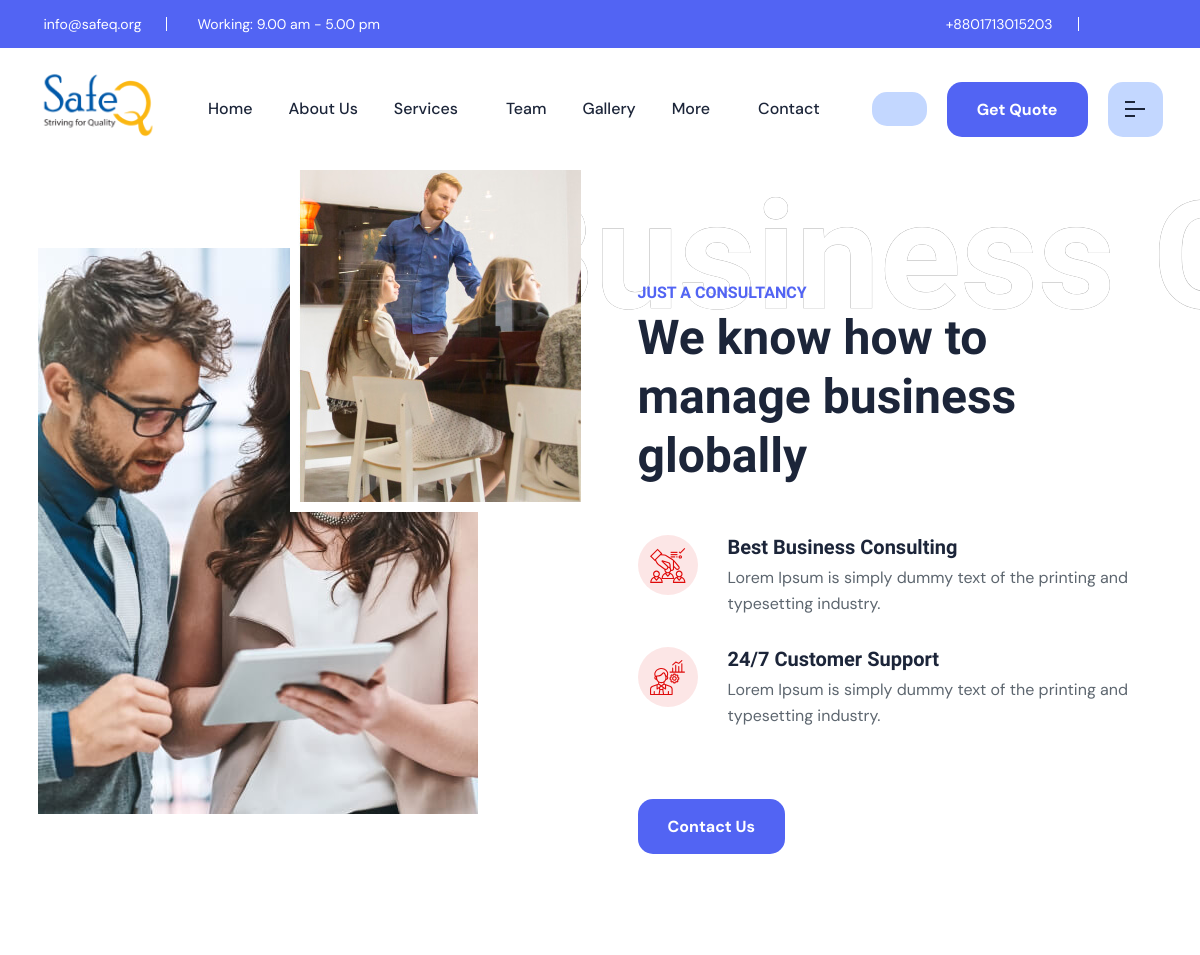
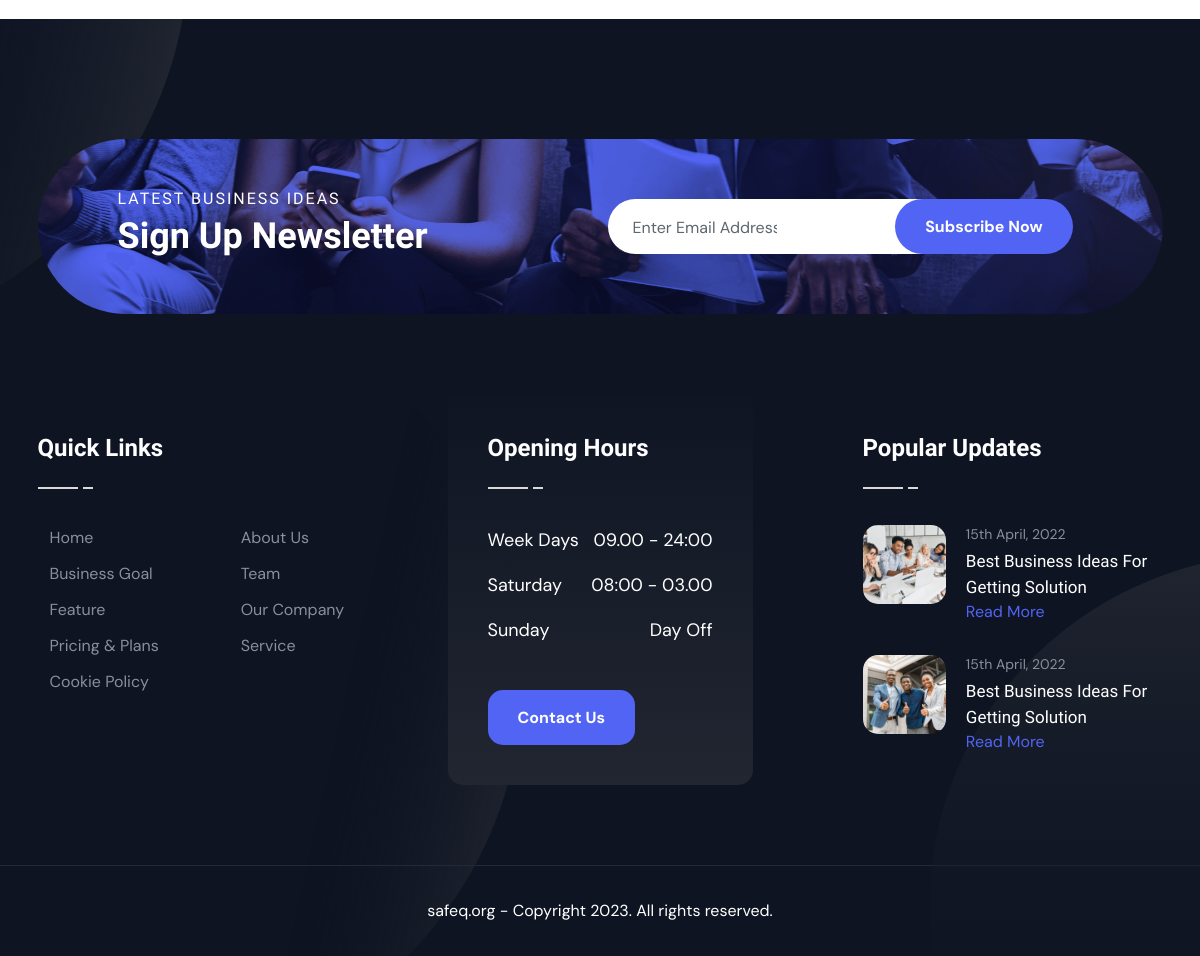
/business-goal/, run on the app's committed database (2 pictures, top to bottom).
### setting/models.py (models this page shows, shortened)
class Setting(models.Model):
    email = models.CharField(max_length=100, unique=True, blank=False)
    working_time = models.CharField(max_length=100,blank=False)
    phone = models.CharField(max_length=100, unique=True, blank=False)
    facebook = models.URLField(max_length=100, unique=True, blank=False)
    twitter = models.URLField(max_length=100, unique=True, blank=False)
    instagram = models.URLField(max_length=100, unique=True, blank=False)
    linkedin = models.URLField(max_length=100, unique=True, blank=False)
    weblink = models.URLField(max_length=100, unique=True, blank=False)
    logo_img = models.ImageField(upload_to='settings/',blank=False)
    descriptions = models.TextField(max_length=700, blank=True, null=True)

### business_goal/models.py (models this page shows)
class BusinessGoal(models.Model):
    img = models.ImageField(upload_to='businessGoal/img/',blank=False)
    small_img = models.ImageField(upload_to='businessGoal/on_img/',blank=False)
    pre_title = models.CharField(max_length=200,blank=False)
    title = models.CharField(max_length=200,blank=False)
    support_title_1 = models.CharField(max_length=200,blank=False)
    description_1 = models.TextField(max_length=700,blank=False)
    support_title_2 = models.CharField(max_length=200,blank=False)
    description_2 = models.TextField(max_length=700,blank=False)

### business_goal/views.py (the view)
# urls.py: path('',views.BusinessGoalView.as_view(), name="business_goal"),
class BusinessGoalView(TemplateView):
    template_name = "business_goal/business_goal.html"
    def get_context_data(self, **kwargs):
        context = super().get_context_data(**kwargs)
        context['goals'] = BusinessGoal.objects.order_by('id')[:1]
        context['settings'] = Setting.objects.all().order_by('id')[:1]
        return context

### templates/business_goal/business_goal.html (shortened to what this page needs)
{% extends 'base/base.html' %}
{% block body %}
{% load static %}
<br><br><br>
<div class="rts-business-goal mt--0 rts-section-gapBottom">
    <div class="container">
        {% for goal in goals %}
        <div class="row">
            <div class="col-lg-6">
                <div class="business-goal-one">
                    <img src="{{ goal.img.url }}" alt="Business_Goal">
                    <img class="small" src="{{ goal.small_img.url }}" alt="Business_Goal">
                </div>
            </div>
            <div class="col-lg-6 mt--35 mt_md--70 mt_sm--70">
                <div class="business-goal-right">
                    <div class="rts-title-area business text-start pl--30">
                        <p class="pre-title">{{ goal.pre_title }}</p>
                        <h2 class="title">{{ goal.title }}</h2>
                    </div>
                    <div class="rts-business-goal pl--30">
                        <div class="single-goal">
                            <img src="{% static 'images/business-goal/icon/01.svg' %}" alt="business_Icone" class="thumb">
                            <div class="goal-wrapper">
                                <h6 class="title">{{ goal.support_title_1 }}</h6>
                                <p class="disc">{{ goal.description_1 }}</p>
                            </div>
                        </div>
                        <div class="single-goal">
                            <img src="{% static 'images/business-goal/icon/02.svg' %}" alt="business_Icone" class="thumb">
                            <div class="goal-wrapper">
                                <h6 class="title">{{ goal.support_title_2 }}</h6>
                                <p class="disc">{{ goal.description_2 }}</p>
                            </div>
                        </div>
                        <div class="goal-button-wrapper mt--70">
                            <a href="#" class="rts-btn btn-primary color-h-black">Contact Us</a>
                        </div>
                    </div>
                </div>
            </div>
        </div>
        {% endfor %}
    </div>
</div>
{% endblock %}

### templates/base/base.html (shortened to what this page needs)
{% load static %}
<!DOCTYPE html>
<html lang="en">
<head>
    <link rel="stylesheet" href="{% static 'css/plugins/swiper.min.css' %}">
    <link rel="stylesheet" href="{% static 'css/plugins/fontawesome-5.css' %}">
    <link rel="stylesheet" href="{% static 'css/plugins/animate.min.css' %}">
    <link rel="stylesheet" href="{% static 'css/plugins/unicons.css' %}">
    <link rel="stylesheet" href="{% static 'css/vendor/bootstrap.min.css' %}">
    <link rel="stylesheet" href="{% static 'css/style.css' %}">
</head>
<body>
    <header class="header--sticky header-one ">
        <div class="header-top header-top-one bg-1">
            <div class="container">
                {% for setting in settings %}
                <div class="row">
                    <div class="col-lg-6 d-xl-block d-none">
                        <div class="left">
                            <div class="mail">
                                <a href="mailto:webmaster@example.com"> {{setting.email}}</a>
                            </div>
                            <div class="working-time">
                                <p> Working: {{setting.working_time}}</p>
                            </div>
                        </div>
                    </div>
                    <div class="col-lg-6 d-xl-block d-none">
                        <div class="right">
                            <ul class="top-nav">
                                <li><a href="#">{{setting.phone}}</a></li>
                            </ul>
                            <ul class="social-wrapper-one">
                                <li><a href="{{setting.facebook}}" target="_blank"></a></li>
                                <li><a href="{{setting.twitter}}" target="_blank"></a></li>
                                <li><a href="{{setting.instagram}}" target="_blank"></a></li>
                            </ul>
                        </div>
                    </div>
                </div>
                {% endfor %}
            </div>
        </div>
        <div class="header-main-one bg-white">
            <div class="container">
                <div class="row">
                    <div class="col-xl-3 col-lg-4 col-md-4 col-sm-4 col-3">
                        <div class="thumbnail">
                            {% for setting in settings %}
                            <a href="{% url 'home' %}">
                                <img src="{{setting.logo_img.url}}" alt="finbiz-logo">
                            </a>
                            {% endfor %}
                        </div>
                    </div>
                    <div class=" col-xl-9 col-lg-8 col-md-8 col-sm-8 col-8">
                        <div class="main-header">
                            <nav class="nav-main mainmenu-nav d-none d-xl-block">
                                <ul class="mainmenu">
                                    <li class="#"><a href="{% url 'home' %}">Home</a></li>
                                    <li class="#"><a href="{% url 'aboutus' %}">About Us</a></li>
                                    <li class="has-droupdown">
                                        <a class="nav-link" href="{% url 'service' %}">Services</a>
                                    </li>
                                    <li class="#"><a href="{% url 'teams' %}">Team</a></li>
                                    <li class="#"><a href="{% url 'gallery' %}">Gallery</a></li>
                                    <li class="has-droupdown">
                                        <a class="nav-link" href="#">More</a>
                                    </li>
                                    <li><a class="nav-item" href="{% url 'contact' %}">Contact</a></li>
                                </ul>
                            </nav>
                            <div class="button-area">
                                <button id="search" class="rts-btn btn-primary-alta"></button>
                                <a href="#" class="rts-btn btn-primary ml--20 ml_sm--5 header-one-btn quote-btn">Get Quote</a>
                                <button id="menu-btn" class="menu rts-btn btn-primary-alta ml--20 ml_sm--5">
                                    <img class="menu-dark" src="{% static 'images/icon/menu.png' %}" alt="Menu-icon">
                                </button>
                            </div>
                        </div>
                    </div>
                </div>
            </div>
        </div>
    </header>
    {% block body %}
    {% endblock %}
    <div class="rts-footer-area footer-one rts-section-gapTop bg-footer-one">
        <div class="container bg-shape-f1">
            <div class="row">
                <div class="col-12">
                    <div class="rts-cta-wrapper">
                        <div class="background-cta">
                            <div class="row">
                                <div class="col-lg-6">
                                    <div class="cta-left-wrapepr">
                                        <p class="cta-disc">
                                            Latest Business Ideas
                                        </p>
                                        <h3 class="title">Sign Up Newsletter</h3>
                                    </div>
                                </div>
                                <div class="col-lg-6">
                                    <form class="cta-input-arae">
                                        <input type="email" name="email" placeholder="Enter Email Address" required>
                                        <button type="submit" class="rts-btn btn-primary">Subscribe Now</button>
                                    </form>
                                </div>
                            </div>
                        </div>
                    </div>
                </div>
            </div>
            <div class="row pt--120 pt_sm--80 pb--80 pb_sm--40">
                <div class="col-xl-4 col-md-6 col-sm-12 col-12">
                    <div class="footer-one-single-wized">
                        <div class="wized-title">
                            <h5 class="title">Quick Links</h5>
                            <img src="{% static 'images/footer/under-title.png' %}" alt="finbiz_footer">
                        </div>
                        <div class="quick-link-inner">
                            <ul class="links">
                                <li><a href="{% url 'home' %}"> Home</a></li>
                                <li><a href="{% url 'business_goal' %}"> Business Goal</a></li>
                                <li><a href="{% url 'feature' %}"> Feature</a></li>
                                <li><a href="#"> Pricing & Plans</a></li>
                                <li><a href="#"> Cookie Policy</a></li>
                            </ul>
                            <ul class="links margin-left-70">
                                <li><a href="{% url 'aboutus' %}"> About Us</a></li>
                                <li><a href="{% url 'teams' %}"> Team</a></li>
                                <li><a href="#">Our Company</a></li>
                                <li><a href="{% url 'service' %}">Service</a></li>
                            </ul>
                        </div>
                    </div>
                </div>
                <div class="col-xl-4 col-md-6 col-sm-12 col-12">
                    <div class="footer-one-single-wized mid-bg">
                        <div class="wized-title">
                            <h5 class="title">Opening Hours</h5>
                            <img src="{% static 'images/footer/under-title.png' %}" alt="finbiz_footer">
                        </div>
                        <div class="opening-time-inner">
                            <div class="single-opening">
                                <p class="day">Week Days</p>
                                <p class="time">09.00 - 24:00</p>
                            </div>
                            <div class="single-opening">
                                <p class="day">Saturday</p>
                                <p class="time">08:00 - 03.00</p>
                            </div>
                            <div class="single-opening mb--30 mb_sm--10">
                                <p class="day">Sunday</p>
                                <p class="time">Day Off</p>
                            </div>
                            <a href="{% url 'contact' %}" class="rts-btn btn-primary contact-us">Contact Us</a>
                        </div>
                    </div>
                </div>
                <div class="col-xl-4 col-md-6 col-sm-12 col-12">
                    <div class="footer-one-single-wized margin-left-65">
                        <div class="wized-title">
                            <h5 class="title">Popular Updates</h5>
                            <img src="{% static 'images/footer/under-title.png' %}" alt="finbiz_footer">
                        </div>
                        <div class="post-wrapper">
                            <div class="single-footer-post mb--30">
                                <div class="left-thumbnail">
                                    <img src="{% static 'images/footer/post/01.png' %}" alt="finbiz_business-post">
                                </div>
                                <div class="post-right">
                                    <p>  15th April, 2022</p>
                                    <a href="blog-details.html">
                                        <h6 class="title">Best Business Ideas For
                                            Getting Solution</h6>
                                    </a>
                                    <a class="red-more" href="blog-details.html">Read More</a>
                                </div>
                            </div>
                            <div class="single-footer-post">
                                <div class="left-thumbnail">
                                    <img src="{% static 'images/footer/post/02.png' %}" alt="finbiz_business-post">
                                </div>
                                <div class="post-right">
                                    <p>  15th April, 2022</p>
                                    <a href="blog-details.html">
                                        <h6 class="title">Best Business Ideas For
                                            Getting Solution</h6>
                                    </a>
                                    <a class="red-more" href="blog-details.html">Read More</a>
                                </div>
                            </div>
                        </div>
                    </div>
                </div>
            </div>
        </div>
        <div class="rts-copyright-area">
            <div class="container">
                <div class="row">
                    <div class="col-12">
                        <div class="text-center">
                            <p>safeq.org - Copyright 2023. All rights reserved.</p>
                        </div>
                    </div>
                </div>
            </div>
        </div>
    </div>
</body>
</html>

### data on the page
Setting: email "info@safeq.org", working_time "9.00 am - 5.00 pm", phone "+8801713015203", logo_img (picture)
BusinessGoal: img (picture), small_img (picture), pre_title "JUST A CONSULTANCY", title "We know how to manage business globally", support_title_1 "Best Business Consulting", description_1 "Lorem Ipsum is simply dummy text of the printing and typesetting industry.", support_title_2 "24/7 Customer Support", description_2 "Lorem Ipsum is simply dummy text of the printing and typesetting industry."
